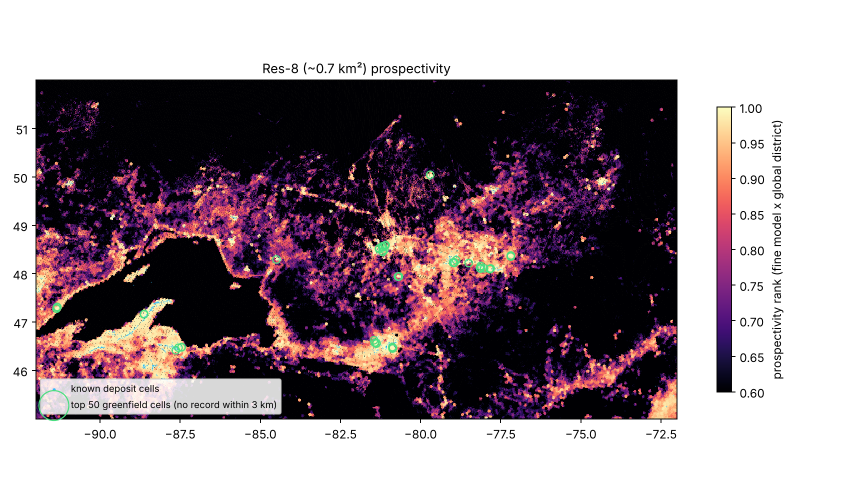
#> input picture outputs/downscale_abitibi/map_res8.png, 1700 x 999 px (shown at 1/2 size)
$ python -i build_belt_atlas.py   (imports and definitions only)
#> lines starting #> are read from the running program, lines starting #| are printed output that depends on the picture
"""Build the belt atlas page: every res-8 belt map, its test against the 36 km² map, and its
greenfield targets, in one HTML page with the map images beside it.

    python scripts/build_belt_atlas.py --out outputs/atlas

Reads outputs/downscale_<belt>/ (downscale.py --final). Writes index.html and maps/*.jpg.
"""

import argparse
import json
import os

import numpy as np
import pandas as pd
from PIL import Image, ImageChops

BELTS = {  # folder suffix: (name, what is there)
    "wus": ("Great Basin and Arizona", "Carlin-type gold, porphyry copper, Mother Lode gold"),
    "andes": ("Central Andes", "Porphyry copper, IOCG, epithermal gold and silver"),
    "n_andes": ("Northern Andes", "Porphyry copper-gold, epithermal gold, Peruvian polymetallic"),
    "yilgarn": ("Yilgarn and Pilbara", "Archean orogenic gold, nickel sulphide, iron ore, lithium"),
    "abitibi": ("Abitibi and Superior", "Archean gold and VMS copper-zinc"),
    "copperbelt": ("Central African Copperbelt", "Sediment-hosted copper-cobalt"),
    "s_africa": ("Southern Africa", "Bushveld PGM and chrome, Witwatersrand gold, Kalahari manganese"),
    "tethyan_iran": ("Iranian Tethyan belt", "Porphyry copper, chromite, lead-zinc"),
    "tibet": ("Tibet and Yulong", "Collisional porphyry copper-molybdenum"),
    "kazakh": ("Kazakhstan and Tien Shan", "Porphyry copper, orogenic gold, uranium"),
    "mexico": ("Sierra Madre, Mexico", "Epithermal silver-gold, porphyry copper"),
    "bc_alaska": ("British Columbia and SE Alaska", "Porphyry copper-gold, VMS, orogenic gold"),
    "fennoscandia": ("Fennoscandian Shield", "Orogenic gold, VMS, iron, nickel"),
    "carajas_qf": ("Carajás and Quadrilátero Ferrífero", "IOCG copper, iron ore, orogenic gold"),
    "png": ("Papua New Guinea", "Porphyry copper-gold, epithermal gold"),
    # Frontier: few recorded deposits, mapped with the model pooled across the belts above.
    "birimian": ("West African Birimian", "Orogenic and paleoplacer gold, manganese"),
    "arabian_nubian": ("Arabian-Nubian Shield", "Orogenic gold, VMS copper-zinc"),
    "guiana": ("Guiana Shield", "Orogenic gold, bauxite"),
    "gobi": ("Gobi and South Mongolia", "Porphyry copper-gold, orogenic gold"),
}
FRONTIER = {"birimian", "arabian_nubian", "guiana", "gobi"}


# [12 lines left out: function land_path, not called in this run]


def crop_jpg(src, dst, width=1100):
#> called with dst = 'out.png', width = 1100
    im = Image.open(src).convert("RGB")
    bg = Image.new("RGB", im.size, (255, 255, 255))
#> bg: PIL image 1700x999 RGB; every value is 255
    box = ImageChops.difference(im, bg).getbbox()
#> box = (26, 124, 1567, 878)
    if box:
        im = im.crop(box)
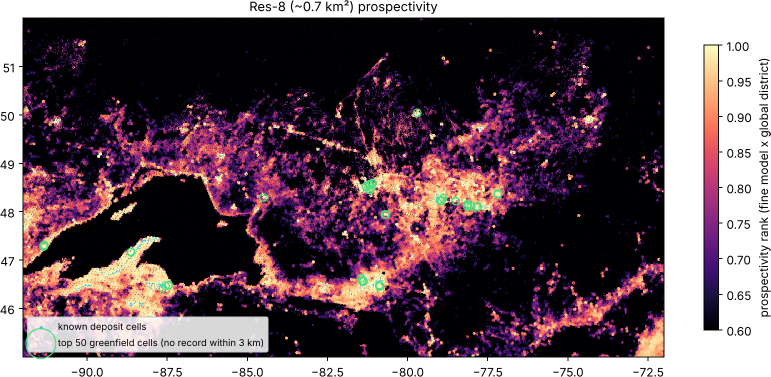
#> im: PIL image 1541x754 RGB (shown at 1/2 size); mean R, G, B 104.3, 84.3, 94.4
    im = im.resize((width, int(im.height * width / im.width)), Image.LANCZOS)
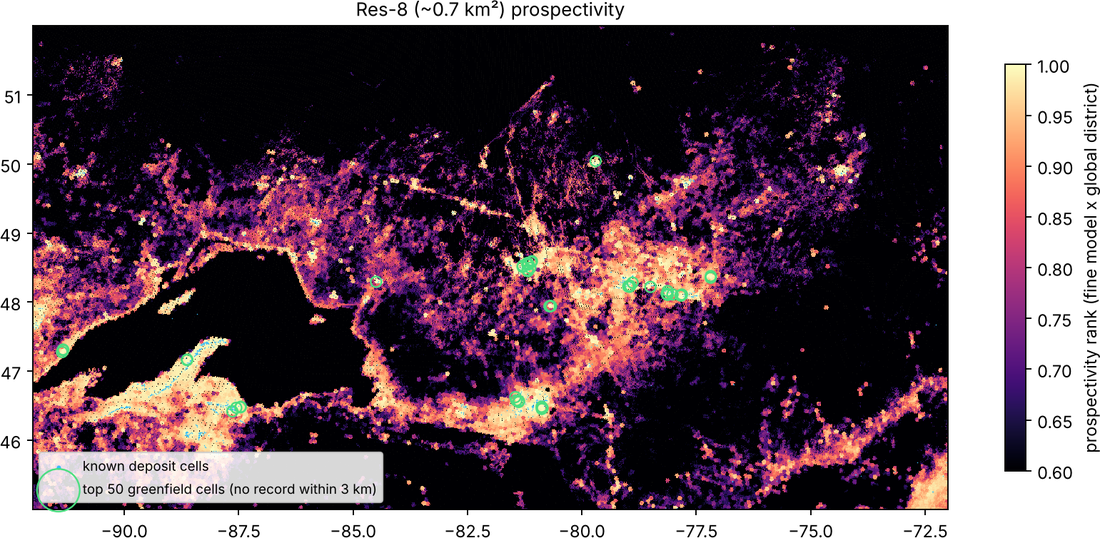
#> im: PIL image 1100x538 RGB; mean R, G, B 104.4, 84.4, 94.4
    im.save(dst, quality=84, optimize=True)
    return im.size


# [63 lines left out: function main, not called in this run]


# [2 lines not run here, left out]

>>> result = crop_jpg('../outputs/downscale_abitibi/map_res8.png', 'out.png')
#> result = (1100, 538)
